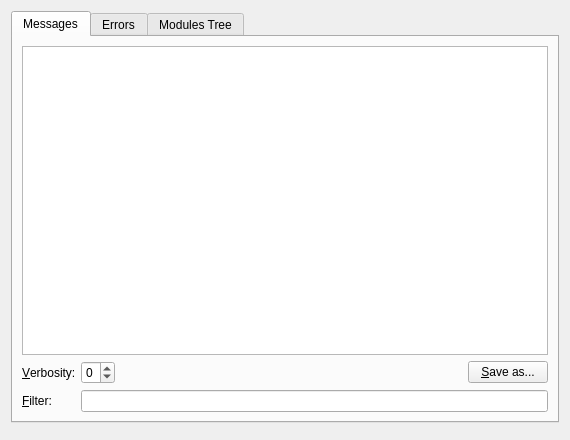
<?xml version="1.0" encoding="UTF-8"?>
<ui version="4.0">
 <class>messagesPanelWidget</class>
 <widget class="QWidget" name="messagesPanelWidget">
  <property name="geometry">
   <rect>
    <x>0</x>
    <y>0</y>
    <width>570</width>
    <height>440</height>
   </rect>
  </property>
  <property name="windowTitle">
   <string>Messages</string>
  </property>
  <layout class="QVBoxLayout" name="verticalLayout_2">
   <item>
    <widget class="QTabWidget" name="mainTab">
     <property name="currentIndex">
      <number>0</number>
     </property>
     <widget class="QWidget" name="tab">
      <attribute name="title">
       <string>Messages</string>
      </attribute>
      <layout class="QGridLayout" name="msgLayout" columnstretch="0,1,0,0,0,0">
       <item row="0" column="0" colspan="6">
        <widget class="QPlainTextEdit" name="messages">
         <property name="horizontalScrollBarPolicy">
          <enum>Qt::ScrollBarAlwaysOff</enum>
         </property>
         <property name="readOnly">
          <bool>true</bool>
         </property>
        </widget>
       </item>
       <item row="1" column="0">
        <widget class="QLabel" name="label">
         <property name="text">
          <string>&amp;Verbosity:</string>
         </property>
         <property name="buddy">
          <cstring>verbosityBox</cstring>
         </property>
        </widget>
       </item>
       <item row="1" column="1" alignment="Qt::AlignLeft">
        <widget class="QVLCDebugLevelSpinBox" name="verbosityBox">
         <property name="wrapping">
          <bool>true</bool>
         </property>
         <property name="minimum">
          <number>0</number>
         </property>
         <property name="maximum">
          <number>2</number>
         </property>
         <property name="value">
          <number>0</number>
         </property>
        </widget>
       </item>
       <item row="2" column="0">
        <widget class="QLabel" name="label_2">
         <property name="text">
          <string>&amp;Filter:</string>
         </property>
         <property name="buddy">
          <cstring>filterEdit</cstring>
         </property>
        </widget>
       </item>
       <item row="2" column="1" colspan="5">
        <widget class="QLineEdit" name="filterEdit">
         <property name="minimumSize">
          <size>
           <width>80</width>
           <height>0</height>
          </size>
         </property>
        </widget>
       </item>
       <item row="1" column="5">
        <widget class="QPushButton" name="saveLogButton">
         <property name="text">
          <string>&amp;Save as...</string>
         </property>
        </widget>
       </item>
      </layout>
     </widget>
     <widget class="QWidget" name="tab_3">
      <attribute name="title">
       <string>Errors</string>
      </attribute>
      <layout class="QGridLayout" name="gridLayout_2">
       <item row="0" column="0">
        <widget class="QPlainTextEdit" name="errors">
         <property name="horizontalScrollBarPolicy">
          <enum>Qt::ScrollBarAlwaysOff</enum>
         </property>
         <property name="readOnly">
          <bool>true</bool>
         </property>
        </widget>
       </item>
      </layout>
     </widget>
     <widget class="QWidget" name="tab_2">
      <attribute name="title">
       <string>Modules Tree</string>
      </attribute>
      <layout class="QGridLayout" name="gridLayout">
       <item row="0" column="0">
        <widget class="QTreeWidget" name="modulesTree">
         <column>
          <property name="text">
           <string notr="true">1</string>
          </property>
         </column>
        </widget>
       </item>
      </layout>
     </widget>
    </widget>
   </item>
   <item>
    <widget class="QDialogButtonBox" name="bottomButtonsBox">
     <property name="standardButtons">
      <set>QDialogButtonBox::NoButton</set>
     </property>
    </widget>
   </item>
  </layout>
 </widget>
 <customwidgets>
  <customwidget>
   <class>QVLCDebugLevelSpinBox</class>
   <extends>QSpinBox</extends>
   <header>widgets/native/customwidgets.hpp</header>
  </customwidget>
 </customwidgets>
 <resources/>
 <connections/>
</ui>
